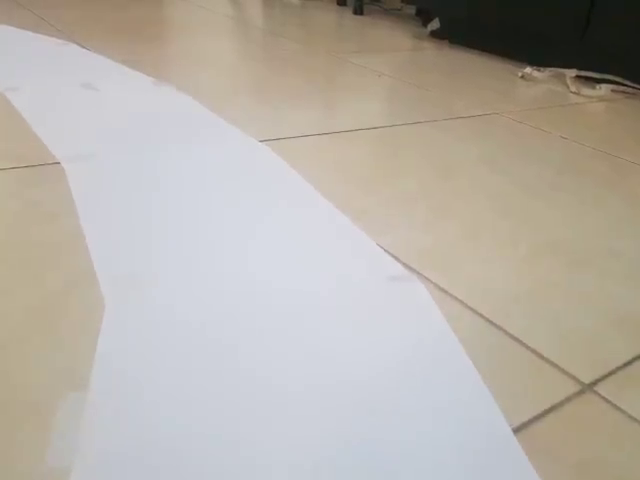
#> input picture frame 73 of CustomRPIRobot/vid1.mp4, 640 x 480 px, given in place of test1.mp4, which was not available
$ python test.py
#> lines starting #> are read from the running program, lines starting #| are printed output that depends on the picture; after the words box and inside, x2 and y2 are one past the last pixel; in counts of white or black regions, pixels touching at a corner belong together; pictures that were not available may be replaced by others from this repository, and a replacement may not be noted
#> further down, img is the input picture: shape (480, 640, 3); mean B, G, R 167.4, 175.7, 181.8
import cv2
import numpy as np

def color_detection(img):
    img_hsv = cv2.cvtColor(img, cv2.COLOR_BGR2HSV)
#> img_hsv: shape (340, 460, 3); mean H, S, V 60.4, 35.7, 186.2
#
    block_size = 11
    constant = 2
#
    _, _, v = cv2.split(img_hsv)
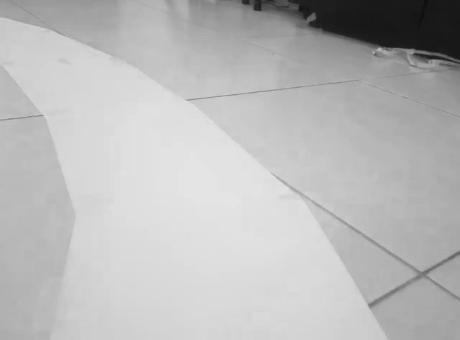
#> v: shape (340, 460); min 13, max 228, mean 186.2
    threshold_value = cv2.adaptiveThreshold(v, 255, cv2.ADAPTIVE_THRESH_MEAN_C, cv2.THRESH_BINARY, block_size, constant)
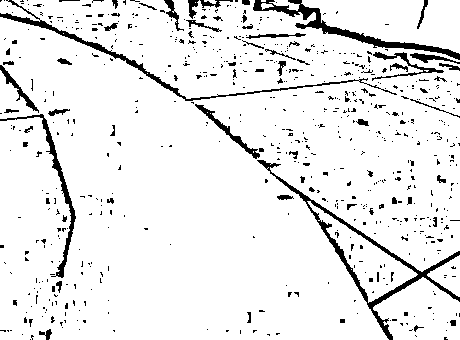
#> threshold_value: shape (340, 460); 92% white; 668 black regions (601 under 20 px), largest, box (x1, y1, x2, y2) and area: (257, 160, 460, 340) 2074, (253, 0, 460, 60) 1598, (0, 0, 397, 101) 1396
#
    cv2.imshow("Image", threshold_value)
#
    return threshold_value

# def color_detection(img):
#     img_hsv = cv2.cvtColor(img, cv2.COLOR_BGR2HSV)
#
#     # Adaptive thresholding parameters
#     block_size = 5  # Size of the neighborhood for thresholding
#     constant = 2     # Constant subtracted from the mean for thresholding
#
#     # Adaptive thresholding for white color detection
#     threshold_value = cv2.adaptiveThreshold(img_hsv[:, :, 2], 255, cv2.ADAPTIVE_THRESH_MEAN_C, cv2.THRESH_BINARY, block_size, constant)
#
#     cv2.imshow("Image", threshold_value)


    return threshold_value
if __name__ == "__main__":
    cap = cv2.VideoCapture('test1.mp4')
    frame_count = 0
    while True:
        frame_count += 1
        if cap.get(cv2.CAP_PROP_FRAME_COUNT) == frame_count:
            cap.set(cv2.CAP_PROP_POS_FRAMES, 0)
            frame_count = 0
        success, img = cap.read()
        img = cv2.resize(img, (460, 340))
        color_detection(img)
        cv2.imshow("Images", img)
        k = cv2.waitKey(1)
#> (key q is pressed here)
        if k == ord('q'):
            break
    cap.release()
    cv2.destroyAllWindows()

$ run again, starting later in the video
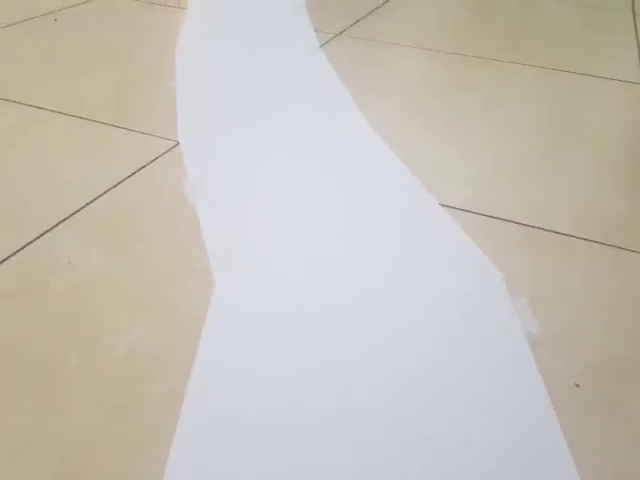
#> input picture frame 329 of CustomRPIRobot/vid1.mp4, 640 x 480 px, given in place of test1.mp4, which was not available
#> img is the input picture: shape (480, 640, 3); mean B, G, R 184.2, 192.9, 198.1
#> img: shape (340, 460, 3)
#> img_hsv: shape (340, 460, 3); mean H, S, V 59.1, 30.5, 202.7
#> in color_detection, `_, _, v = cv2.split(img_hsv)`:
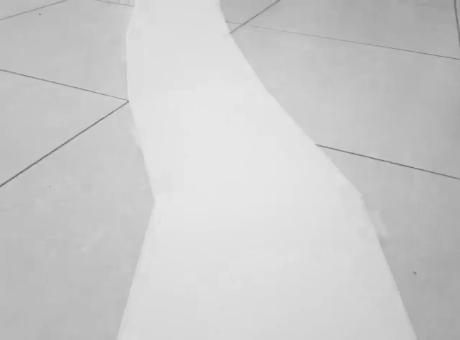
#> v: shape (340, 460); min 105, max 231, mean 202.7
#> in color_detection, `threshold_value = cv2.adaptiveThreshold(v, 255, cv2.ADAPTIVE_THRESH_ME..`:
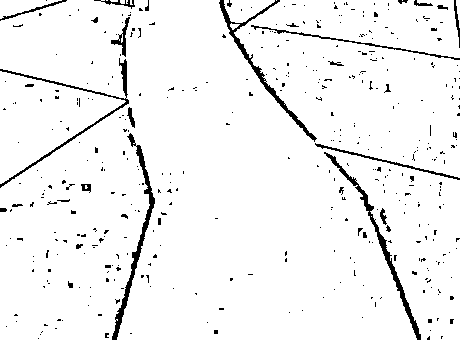
#> threshold_value: shape (340, 460); 95.2% white; 423 black regions (391 under 20 px), largest, box (x1, y1, x2, y2) and area: (112, 133, 155, 340) 1037, (324, 152, 421, 340) 988, (219, 0, 317, 142) 926

$ run again, starting later in the video
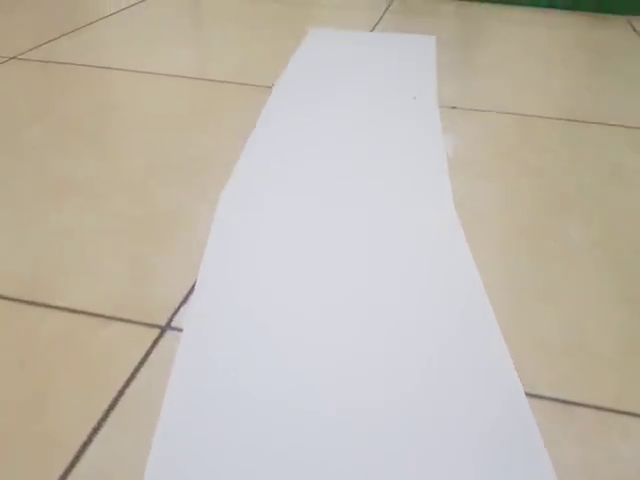
#> input picture frame 586 of CustomRPIRobot/vid1.mp4, 640 x 480 px, given in place of test1.mp4, which was not available
#> img is the input picture: shape (480, 640, 3); mean B, G, R 174.5, 185.8, 192.9
#> img: shape (340, 460, 3)
#> img_hsv: shape (340, 460, 3); mean H, S, V 58.2, 34.5, 196.2
#> in color_detection, `_, _, v = cv2.split(img_hsv)`:
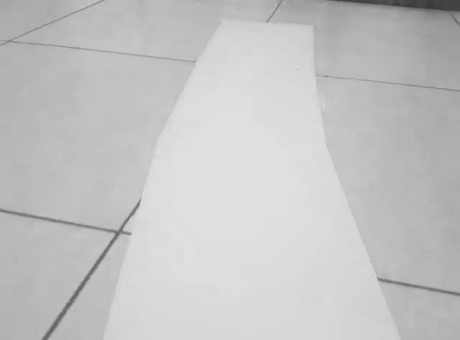
#> v: shape (340, 460); min 56, max 224, mean 196.2
#> in color_detection, `threshold_value = cv2.adaptiveThreshold(v, 255, cv2.ADAPTIVE_THRESH_ME..`:
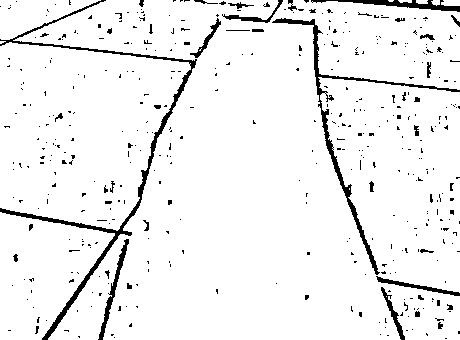
#> threshold_value: shape (340, 460); 94.2% white; 438 black regions (398 under 20 px), largest, box (x1, y1, x2, y2) and area: (0, 0, 197, 340) 2538, (272, 18, 460, 275) 1701, (311, 0, 460, 12) 624
